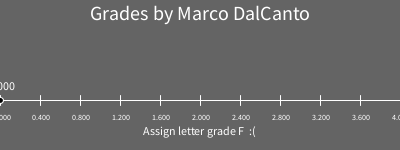
Frame 1 (no input)
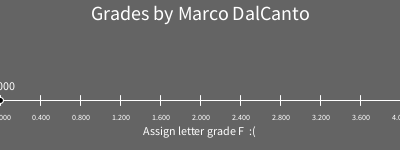
Frame 60 (the mouse pressed at the canvas centre just before this capture)
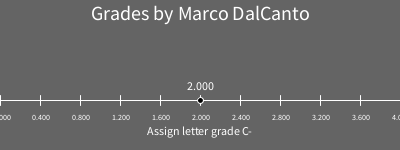
Frame 120 (the mouse held since frame 60 and released just before this capture)

The Processing sketch that drew these frames (run headless with seeded random() and noise(); from frame 60 on, the mouse is pressed at the canvas centre):

// Processing sketch: GradingApp
// ── GradingApp.pde
// Marco DalCanto | Grades App | 9/11/24

float grade;


void setup() {
  size(400, 150);
  background(100);

}

void draw () {
  background(100);

  // Title
  textAlign(CENTER);
  fill(255);
  textSize(20);
  text("Grades by Marco DalCanto", width/2, 20);

  //Line
  stroke(255);
  strokeWeight(1);
  line(0, 100, width, 100);

  // Tic Marks
  for (int i = 0; i<=width; i+=40) {
    line(i, 95, i, 105);
    textSize(8);
    fill(255);
    text( (float)i/width*4, i, 120);
  }



  //Marker
  fill (0);
  stroke(255);
  ellipse(mouseX, 100, 6, 6);
  textSize(12);
  fill(255);
  text((float)mouseX/width*4, mouseX, 90);

  //
  grade = (float) mouseX/width*4;
  assignGrade(grade);
}

void assignGrade(float tgrade) {
  // println(grade);
  fill(255);
  if (tgrade >= 3.51) {
    text("Assign letter grade A :)", width/2, 135);
  } else if (tgrade >=3.0) { // In one conditional statement, you can only ever have one if and one else. However, you can have as many else if's as you like!
    text ("Assign letter grade A-", width/2, 135);
  } else if (tgrade >=2.84) {
    text ("Assign letter grade B+", width/2, 135);
  } else if (tgrade >= 2.67) {
    text ("Assign letter grade B", width/2, 135);
  } else if (tgrade >= 2.5) {
    text ("Assign letter grade B-", width/2, 135);
  } else if (tgrade >= 2.34) {
    text ("Assign letter grade C+", width/2, 135);
  } else if (tgrade >= 2.17) {
    text ("Assign letter grade C", width/2, 135);
  } else if (tgrade >= 2.00) {
    text ("Assign letter grade C-", width/2, 135);
  } else if (tgrade >= 1.66) {
    text ("Assign letter grade D+", width/2, 135);
  } else if (tgrade >= 1.33) {
    text ("Assign letter grade D", width/2, 135);
  } else if (tgrade >= 1.00) {
    text ("Assign letter grade D-", width/2, 135);
  } else {
    text ("Assign letter grade F  :( ", width/2, 135);
  }
}
